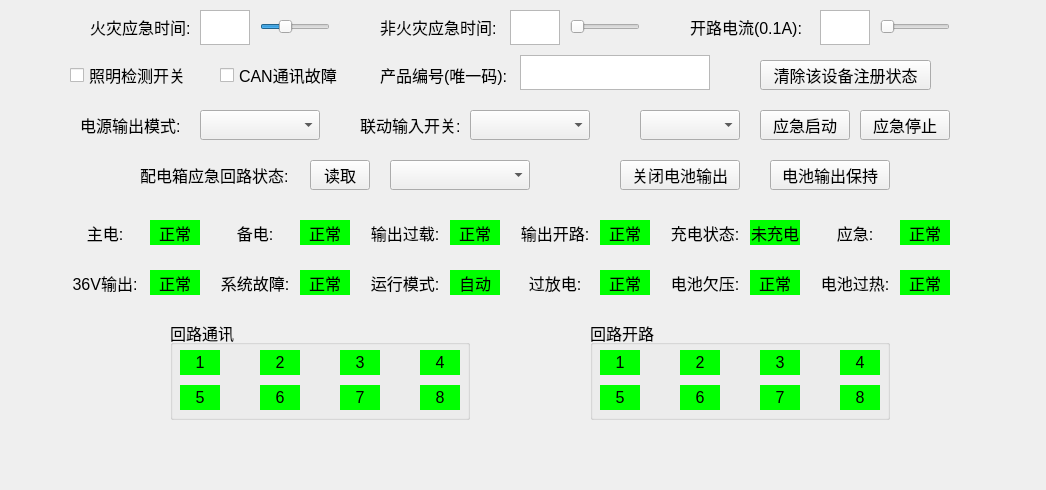
<?xml version="1.0" encoding="UTF-8"?>
<ui version="4.0">
 <class>CProgramdistributionView</class>
 <widget class="QWidget" name="CProgramdistributionView">
  <property name="geometry">
   <rect>
    <x>0</x>
    <y>0</y>
    <width>1046</width>
    <height>490</height>
   </rect>
  </property>
  <property name="maximumSize">
   <size>
    <width>1046</width>
    <height>626</height>
   </size>
  </property>
  <property name="font">
   <font>
    <pointsize>12</pointsize>
   </font>
  </property>
  <property name="contextMenuPolicy">
   <enum>Qt::DefaultContextMenu</enum>
  </property>
  <property name="windowTitle">
   <string notr="true">Form</string>
  </property>
  <property name="layoutDirection">
   <enum>Qt::LeftToRight</enum>
  </property>
  <widget class="QLabel" name="label_opencurrent">
   <property name="geometry">
    <rect>
     <x>690</x>
     <y>12</y>
     <width>120</width>
     <height>30</height>
    </rect>
   </property>
   <property name="font">
    <font>
     <pointsize>12</pointsize>
    </font>
   </property>
   <property name="text">
    <string>开路电流(0.1A):</string>
   </property>
  </widget>
  <widget class="QSlider" name="m_opencurrent_slider">
   <property name="geometry">
    <rect>
     <x>880</x>
     <y>12</y>
     <width>70</width>
     <height>30</height>
    </rect>
   </property>
   <property name="maximumSize">
    <size>
     <width>70</width>
     <height>30</height>
    </size>
   </property>
   <property name="font">
    <font>
     <pointsize>12</pointsize>
    </font>
   </property>
   <property name="maximum">
    <number>10</number>
   </property>
   <property name="orientation">
    <enum>Qt::Horizontal</enum>
   </property>
  </widget>
  <widget class="QSlider" name="m_firetime_slider">
   <property name="geometry">
    <rect>
     <x>260</x>
     <y>12</y>
     <width>70</width>
     <height>30</height>
    </rect>
   </property>
   <property name="maximumSize">
    <size>
     <width>70</width>
     <height>30</height>
    </size>
   </property>
   <property name="font">
    <font>
     <pointsize>12</pointsize>
    </font>
   </property>
   <property name="minimum">
    <number>30</number>
   </property>
   <property name="maximum">
    <number>240</number>
   </property>
   <property name="value">
    <number>100</number>
   </property>
   <property name="orientation">
    <enum>Qt::Horizontal</enum>
   </property>
  </widget>
  <widget class="QTextEdit" name="m_firetime">
   <property name="geometry">
    <rect>
     <x>200</x>
     <y>10</y>
     <width>50</width>
     <height>35</height>
    </rect>
   </property>
   <property name="minimumSize">
    <size>
     <width>50</width>
     <height>35</height>
    </size>
   </property>
   <property name="maximumSize">
    <size>
     <width>50</width>
     <height>35</height>
    </size>
   </property>
   <property name="font">
    <font>
     <pointsize>12</pointsize>
    </font>
   </property>
   <property name="readOnly">
    <bool>true</bool>
   </property>
  </widget>
  <widget class="QLabel" name="label_firetime">
   <property name="geometry">
    <rect>
     <x>90</x>
     <y>12</y>
     <width>100</width>
     <height>30</height>
    </rect>
   </property>
   <property name="font">
    <font>
     <pointsize>12</pointsize>
    </font>
   </property>
   <property name="text">
    <string>火灾应急时间:</string>
   </property>
  </widget>
  <widget class="QSlider" name="m_unfiretime_slider">
   <property name="geometry">
    <rect>
     <x>570</x>
     <y>12</y>
     <width>70</width>
     <height>30</height>
    </rect>
   </property>
   <property name="maximumSize">
    <size>
     <width>70</width>
     <height>30</height>
    </size>
   </property>
   <property name="font">
    <font>
     <pointsize>12</pointsize>
    </font>
   </property>
   <property name="minimum">
    <number>30</number>
   </property>
   <property name="maximum">
    <number>240</number>
   </property>
   <property name="orientation">
    <enum>Qt::Horizontal</enum>
   </property>
  </widget>
  <widget class="QLabel" name="label_unfiretime">
   <property name="geometry">
    <rect>
     <x>380</x>
     <y>12</y>
     <width>120</width>
     <height>30</height>
    </rect>
   </property>
   <property name="font">
    <font>
     <pointsize>12</pointsize>
    </font>
   </property>
   <property name="text">
    <string>非火灾应急时间:</string>
   </property>
  </widget>
  <widget class="QTextEdit" name="m_unfiretime">
   <property name="geometry">
    <rect>
     <x>510</x>
     <y>10</y>
     <width>50</width>
     <height>35</height>
    </rect>
   </property>
   <property name="minimumSize">
    <size>
     <width>50</width>
     <height>35</height>
    </size>
   </property>
   <property name="maximumSize">
    <size>
     <width>50</width>
     <height>35</height>
    </size>
   </property>
   <property name="font">
    <font>
     <pointsize>12</pointsize>
    </font>
   </property>
   <property name="readOnly">
    <bool>true</bool>
   </property>
  </widget>
  <widget class="QComboBox" name="comboBox_powermode">
   <property name="geometry">
    <rect>
     <x>200</x>
     <y>110</y>
     <width>120</width>
     <height>30</height>
    </rect>
   </property>
   <property name="font">
    <font>
     <pointsize>13</pointsize>
    </font>
   </property>
   <property name="currentIndex">
    <number>-1</number>
   </property>
  </widget>
  <widget class="QLabel" name="label_powerouttime">
   <property name="geometry">
    <rect>
     <x>80</x>
     <y>110</y>
     <width>110</width>
     <height>30</height>
    </rect>
   </property>
   <property name="font">
    <font>
     <pointsize>12</pointsize>
    </font>
   </property>
   <property name="text">
    <string>电源输出模式:</string>
   </property>
  </widget>
  <widget class="QCheckBox" name="light_detection">
   <property name="geometry">
    <rect>
     <x>70</x>
     <y>60</y>
     <width>130</width>
     <height>30</height>
    </rect>
   </property>
   <property name="font">
    <font>
     <pointsize>12</pointsize>
    </font>
   </property>
   <property name="text">
    <string>照明检测开关</string>
   </property>
  </widget>
  <widget class="QCheckBox" name="CAN_communication">
   <property name="geometry">
    <rect>
     <x>220</x>
     <y>60</y>
     <width>130</width>
     <height>30</height>
    </rect>
   </property>
   <property name="font">
    <font>
     <pointsize>12</pointsize>
    </font>
   </property>
   <property name="text">
    <string>CAN通讯故障</string>
   </property>
  </widget>
  <widget class="QTextEdit" name="m_opencurrent">
   <property name="geometry">
    <rect>
     <x>820</x>
     <y>10</y>
     <width>50</width>
     <height>35</height>
    </rect>
   </property>
   <property name="minimumSize">
    <size>
     <width>50</width>
     <height>35</height>
    </size>
   </property>
   <property name="maximumSize">
    <size>
     <width>50</width>
     <height>35</height>
    </size>
   </property>
   <property name="font">
    <font>
     <pointsize>12</pointsize>
    </font>
   </property>
   <property name="readOnly">
    <bool>true</bool>
   </property>
  </widget>
  <widget class="QLabel" name="label_mainpower">
   <property name="geometry">
    <rect>
     <x>70</x>
     <y>220</y>
     <width>70</width>
     <height>25</height>
    </rect>
   </property>
   <property name="font">
    <font>
     <pointsize>12</pointsize>
    </font>
   </property>
   <property name="text">
    <string>主电:</string>
   </property>
   <property name="alignment">
    <set>Qt::AlignCenter</set>
   </property>
  </widget>
  <widget class="QLabel" name="m_mainpower">
   <property name="geometry">
    <rect>
     <x>150</x>
     <y>220</y>
     <width>50</width>
     <height>25</height>
    </rect>
   </property>
   <property name="font">
    <font>
     <pointsize>12</pointsize>
    </font>
   </property>
   <property name="styleSheet">
    <string notr="true">background-color: rgb(0,255,0);</string>
   </property>
   <property name="text">
    <string>正常</string>
   </property>
   <property name="alignment">
    <set>Qt::AlignCenter</set>
   </property>
  </widget>
  <widget class="QLabel" name="m_backuppower">
   <property name="geometry">
    <rect>
     <x>300</x>
     <y>220</y>
     <width>50</width>
     <height>25</height>
    </rect>
   </property>
   <property name="font">
    <font>
     <pointsize>12</pointsize>
    </font>
   </property>
   <property name="styleSheet">
    <string notr="true">background-color: rgb(0,255,0);</string>
   </property>
   <property name="text">
    <string>正常</string>
   </property>
   <property name="alignment">
    <set>Qt::AlignCenter</set>
   </property>
  </widget>
  <widget class="QLabel" name="label_backuppower">
   <property name="geometry">
    <rect>
     <x>220</x>
     <y>220</y>
     <width>70</width>
     <height>25</height>
    </rect>
   </property>
   <property name="font">
    <font>
     <pointsize>12</pointsize>
    </font>
   </property>
   <property name="text">
    <string>备电:</string>
   </property>
   <property name="alignment">
    <set>Qt::AlignCenter</set>
   </property>
  </widget>
  <widget class="QLabel" name="label_openload">
   <property name="geometry">
    <rect>
     <x>520</x>
     <y>220</y>
     <width>70</width>
     <height>25</height>
    </rect>
   </property>
   <property name="font">
    <font>
     <pointsize>12</pointsize>
    </font>
   </property>
   <property name="text">
    <string>输出开路:</string>
   </property>
   <property name="alignment">
    <set>Qt::AlignCenter</set>
   </property>
  </widget>
  <widget class="QLabel" name="m_overload">
   <property name="geometry">
    <rect>
     <x>450</x>
     <y>220</y>
     <width>50</width>
     <height>25</height>
    </rect>
   </property>
   <property name="font">
    <font>
     <pointsize>12</pointsize>
    </font>
   </property>
   <property name="styleSheet">
    <string notr="true">background-color: rgb(0,255,0);</string>
   </property>
   <property name="text">
    <string>正常</string>
   </property>
   <property name="alignment">
    <set>Qt::AlignCenter</set>
   </property>
  </widget>
  <widget class="QLabel" name="m_openload">
   <property name="geometry">
    <rect>
     <x>600</x>
     <y>220</y>
     <width>50</width>
     <height>25</height>
    </rect>
   </property>
   <property name="font">
    <font>
     <pointsize>12</pointsize>
    </font>
   </property>
   <property name="styleSheet">
    <string notr="true">background-color: rgb(0,255,0);</string>
   </property>
   <property name="text">
    <string>正常</string>
   </property>
   <property name="alignment">
    <set>Qt::AlignCenter</set>
   </property>
  </widget>
  <widget class="QLabel" name="label_overload">
   <property name="geometry">
    <rect>
     <x>370</x>
     <y>220</y>
     <width>70</width>
     <height>25</height>
    </rect>
   </property>
   <property name="font">
    <font>
     <pointsize>12</pointsize>
    </font>
   </property>
   <property name="text">
    <string>输出过载:</string>
   </property>
   <property name="alignment">
    <set>Qt::AlignCenter</set>
   </property>
  </widget>
  <widget class="QLabel" name="m_systemfault">
   <property name="geometry">
    <rect>
     <x>300</x>
     <y>270</y>
     <width>50</width>
     <height>25</height>
    </rect>
   </property>
   <property name="font">
    <font>
     <pointsize>12</pointsize>
    </font>
   </property>
   <property name="styleSheet">
    <string notr="true">background-color: rgb(0,255,0);</string>
   </property>
   <property name="text">
    <string>正常</string>
   </property>
   <property name="alignment">
    <set>Qt::AlignCenter</set>
   </property>
  </widget>
  <widget class="QLabel" name="label_emergency">
   <property name="geometry">
    <rect>
     <x>820</x>
     <y>220</y>
     <width>70</width>
     <height>25</height>
    </rect>
   </property>
   <property name="font">
    <font>
     <pointsize>12</pointsize>
    </font>
   </property>
   <property name="text">
    <string>应急:</string>
   </property>
   <property name="alignment">
    <set>Qt::AlignCenter</set>
   </property>
  </widget>
  <widget class="QLabel" name="label_systemfault">
   <property name="geometry">
    <rect>
     <x>220</x>
     <y>270</y>
     <width>70</width>
     <height>25</height>
    </rect>
   </property>
   <property name="font">
    <font>
     <pointsize>12</pointsize>
    </font>
   </property>
   <property name="text">
    <string>系统故障:</string>
   </property>
   <property name="alignment">
    <set>Qt::AlignCenter</set>
   </property>
  </widget>
  <widget class="QLabel" name="m_chargestatus">
   <property name="geometry">
    <rect>
     <x>750</x>
     <y>220</y>
     <width>50</width>
     <height>25</height>
    </rect>
   </property>
   <property name="font">
    <font>
     <pointsize>12</pointsize>
    </font>
   </property>
   <property name="styleSheet">
    <string notr="true">background-color: rgb(0,255,0);</string>
   </property>
   <property name="text">
    <string>未充电</string>
   </property>
   <property name="alignment">
    <set>Qt::AlignCenter</set>
   </property>
  </widget>
  <widget class="QLabel" name="m_emergency">
   <property name="geometry">
    <rect>
     <x>900</x>
     <y>220</y>
     <width>50</width>
     <height>25</height>
    </rect>
   </property>
   <property name="font">
    <font>
     <pointsize>12</pointsize>
    </font>
   </property>
   <property name="styleSheet">
    <string notr="true">background-color: rgb(0,255,0);</string>
   </property>
   <property name="text">
    <string>正常</string>
   </property>
   <property name="alignment">
    <set>Qt::AlignCenter</set>
   </property>
  </widget>
  <widget class="QLabel" name="m_out36v">
   <property name="geometry">
    <rect>
     <x>150</x>
     <y>270</y>
     <width>50</width>
     <height>25</height>
    </rect>
   </property>
   <property name="font">
    <font>
     <pointsize>12</pointsize>
    </font>
   </property>
   <property name="styleSheet">
    <string notr="true">background-color: rgb(0,255,0);</string>
   </property>
   <property name="text">
    <string>正常</string>
   </property>
   <property name="alignment">
    <set>Qt::AlignCenter</set>
   </property>
  </widget>
  <widget class="QLabel" name="label_out36v">
   <property name="geometry">
    <rect>
     <x>70</x>
     <y>270</y>
     <width>70</width>
     <height>25</height>
    </rect>
   </property>
   <property name="font">
    <font>
     <pointsize>12</pointsize>
    </font>
   </property>
   <property name="text">
    <string>36V输出:</string>
   </property>
   <property name="alignment">
    <set>Qt::AlignCenter</set>
   </property>
  </widget>
  <widget class="QLabel" name="label_chargestatus">
   <property name="geometry">
    <rect>
     <x>670</x>
     <y>220</y>
     <width>70</width>
     <height>25</height>
    </rect>
   </property>
   <property name="font">
    <font>
     <pointsize>12</pointsize>
    </font>
   </property>
   <property name="text">
    <string>充电状态:</string>
   </property>
   <property name="alignment">
    <set>Qt::AlignCenter</set>
   </property>
  </widget>
  <widget class="QLabel" name="m_undervoltage">
   <property name="geometry">
    <rect>
     <x>750</x>
     <y>270</y>
     <width>50</width>
     <height>25</height>
    </rect>
   </property>
   <property name="font">
    <font>
     <pointsize>12</pointsize>
    </font>
   </property>
   <property name="styleSheet">
    <string notr="true">background-color: rgb(0,255,0);</string>
   </property>
   <property name="text">
    <string>正常</string>
   </property>
   <property name="alignment">
    <set>Qt::AlignCenter</set>
   </property>
  </widget>
  <widget class="QLabel" name="m_overdischarge">
   <property name="geometry">
    <rect>
     <x>600</x>
     <y>270</y>
     <width>50</width>
     <height>25</height>
    </rect>
   </property>
   <property name="font">
    <font>
     <pointsize>12</pointsize>
    </font>
   </property>
   <property name="styleSheet">
    <string notr="true">background-color: rgb(0,255,0);</string>
   </property>
   <property name="text">
    <string>正常</string>
   </property>
   <property name="alignment">
    <set>Qt::AlignCenter</set>
   </property>
  </widget>
  <widget class="QLabel" name="m_overheat">
   <property name="geometry">
    <rect>
     <x>900</x>
     <y>270</y>
     <width>50</width>
     <height>25</height>
    </rect>
   </property>
   <property name="font">
    <font>
     <pointsize>12</pointsize>
    </font>
   </property>
   <property name="styleSheet">
    <string notr="true">background-color: rgb(0,255,0);</string>
   </property>
   <property name="text">
    <string>正常</string>
   </property>
   <property name="alignment">
    <set>Qt::AlignCenter</set>
   </property>
  </widget>
  <widget class="QLabel" name="label_overdischarge">
   <property name="geometry">
    <rect>
     <x>520</x>
     <y>270</y>
     <width>70</width>
     <height>25</height>
    </rect>
   </property>
   <property name="font">
    <font>
     <pointsize>12</pointsize>
    </font>
   </property>
   <property name="text">
    <string>过放电:</string>
   </property>
   <property name="alignment">
    <set>Qt::AlignCenter</set>
   </property>
  </widget>
  <widget class="QLabel" name="m_runmode">
   <property name="geometry">
    <rect>
     <x>450</x>
     <y>270</y>
     <width>50</width>
     <height>25</height>
    </rect>
   </property>
   <property name="font">
    <font>
     <pointsize>12</pointsize>
    </font>
   </property>
   <property name="styleSheet">
    <string notr="true">background-color: rgb(0,255,0);</string>
   </property>
   <property name="text">
    <string>自动</string>
   </property>
   <property name="alignment">
    <set>Qt::AlignCenter</set>
   </property>
  </widget>
  <widget class="QLabel" name="label_undervoltage">
   <property name="geometry">
    <rect>
     <x>670</x>
     <y>270</y>
     <width>70</width>
     <height>25</height>
    </rect>
   </property>
   <property name="font">
    <font>
     <pointsize>12</pointsize>
    </font>
   </property>
   <property name="text">
    <string>电池欠压:</string>
   </property>
   <property name="alignment">
    <set>Qt::AlignCenter</set>
   </property>
  </widget>
  <widget class="QLabel" name="label_overheat">
   <property name="geometry">
    <rect>
     <x>820</x>
     <y>270</y>
     <width>70</width>
     <height>25</height>
    </rect>
   </property>
   <property name="font">
    <font>
     <pointsize>12</pointsize>
    </font>
   </property>
   <property name="text">
    <string>电池过热:</string>
   </property>
   <property name="alignment">
    <set>Qt::AlignCenter</set>
   </property>
  </widget>
  <widget class="QLabel" name="label_runmodel">
   <property name="geometry">
    <rect>
     <x>370</x>
     <y>270</y>
     <width>70</width>
     <height>25</height>
    </rect>
   </property>
   <property name="font">
    <font>
     <pointsize>12</pointsize>
    </font>
   </property>
   <property name="text">
    <string>运行模式:</string>
   </property>
   <property name="alignment">
    <set>Qt::AlignCenter</set>
   </property>
  </widget>
  <widget class="QComboBox" name="comboBox_linkageInput">
   <property name="geometry">
    <rect>
     <x>470</x>
     <y>110</y>
     <width>120</width>
     <height>30</height>
    </rect>
   </property>
   <property name="font">
    <font>
     <pointsize>13</pointsize>
    </font>
   </property>
  </widget>
  <widget class="QLabel" name="label_linkageInput">
   <property name="geometry">
    <rect>
     <x>360</x>
     <y>110</y>
     <width>110</width>
     <height>30</height>
    </rect>
   </property>
   <property name="font">
    <font>
     <pointsize>12</pointsize>
    </font>
   </property>
   <property name="text">
    <string>联动输入开关:</string>
   </property>
  </widget>
  <widget class="QLabel" name="label_loopoutstatus">
   <property name="geometry">
    <rect>
     <x>140</x>
     <y>160</y>
     <width>160</width>
     <height>30</height>
    </rect>
   </property>
   <property name="font">
    <font>
     <pointsize>12</pointsize>
    </font>
   </property>
   <property name="text">
    <string>配电箱应急回路状态:</string>
   </property>
  </widget>
  <widget class="QComboBox" name="comboBox_loopoutstatus">
   <property name="geometry">
    <rect>
     <x>390</x>
     <y>160</y>
     <width>140</width>
     <height>30</height>
    </rect>
   </property>
   <property name="font">
    <font>
     <pointsize>13</pointsize>
    </font>
   </property>
   <property name="currentIndex">
    <number>-1</number>
   </property>
  </widget>
  <widget class="QPushButton" name="readloopoutstatus_button">
   <property name="geometry">
    <rect>
     <x>310</x>
     <y>160</y>
     <width>60</width>
     <height>30</height>
    </rect>
   </property>
   <property name="minimumSize">
    <size>
     <width>60</width>
     <height>30</height>
    </size>
   </property>
   <property name="font">
    <font>
     <pointsize>12</pointsize>
    </font>
   </property>
   <property name="text">
    <string>读取</string>
   </property>
  </widget>
  <widget class="QPushButton" name="closepowerout_button">
   <property name="geometry">
    <rect>
     <x>620</x>
     <y>160</y>
     <width>120</width>
     <height>30</height>
    </rect>
   </property>
   <property name="minimumSize">
    <size>
     <width>60</width>
     <height>30</height>
    </size>
   </property>
   <property name="font">
    <font>
     <pointsize>12</pointsize>
    </font>
   </property>
   <property name="text">
    <string>关闭电池输出</string>
   </property>
  </widget>
  <widget class="QPushButton" name="poweroutkeep_button">
   <property name="geometry">
    <rect>
     <x>770</x>
     <y>160</y>
     <width>120</width>
     <height>30</height>
    </rect>
   </property>
   <property name="minimumSize">
    <size>
     <width>60</width>
     <height>30</height>
    </size>
   </property>
   <property name="font">
    <font>
     <pointsize>12</pointsize>
    </font>
   </property>
   <property name="text">
    <string>电池输出保持</string>
   </property>
  </widget>
  <widget class="QLabel" name="label_productID">
   <property name="geometry">
    <rect>
     <x>380</x>
     <y>60</y>
     <width>150</width>
     <height>30</height>
    </rect>
   </property>
   <property name="font">
    <font>
     <pointsize>12</pointsize>
    </font>
   </property>
   <property name="text">
    <string>产品编号(唯一码):</string>
   </property>
  </widget>
  <widget class="QTextEdit" name="m_productID">
   <property name="geometry">
    <rect>
     <x>520</x>
     <y>55</y>
     <width>190</width>
     <height>35</height>
    </rect>
   </property>
   <property name="sizePolicy">
    <sizepolicy hsizetype="Minimum" vsizetype="Expanding">
     <horstretch>0</horstretch>
     <verstretch>0</verstretch>
    </sizepolicy>
   </property>
   <property name="minimumSize">
    <size>
     <width>190</width>
     <height>35</height>
    </size>
   </property>
   <property name="maximumSize">
    <size>
     <width>190</width>
     <height>35</height>
    </size>
   </property>
   <property name="font">
    <font>
     <pointsize>12</pointsize>
    </font>
   </property>
   <property name="readOnly">
    <bool>true</bool>
   </property>
  </widget>
  <widget class="QPushButton" name="emergencyStart_button">
   <property name="geometry">
    <rect>
     <x>760</x>
     <y>110</y>
     <width>90</width>
     <height>30</height>
    </rect>
   </property>
   <property name="minimumSize">
    <size>
     <width>60</width>
     <height>30</height>
    </size>
   </property>
   <property name="font">
    <font>
     <pointsize>12</pointsize>
    </font>
   </property>
   <property name="text">
    <string>应急启动</string>
   </property>
  </widget>
  <widget class="QPushButton" name="emergencyStop_button">
   <property name="geometry">
    <rect>
     <x>860</x>
     <y>110</y>
     <width>90</width>
     <height>30</height>
    </rect>
   </property>
   <property name="minimumSize">
    <size>
     <width>60</width>
     <height>30</height>
    </size>
   </property>
   <property name="font">
    <font>
     <pointsize>12</pointsize>
    </font>
   </property>
   <property name="text">
    <string>应急停止</string>
   </property>
  </widget>
  <widget class="QGroupBox" name="groupBox_loopcommunication">
   <property name="geometry">
    <rect>
     <x>170</x>
     <y>320</y>
     <width>300</width>
     <height>100</height>
    </rect>
   </property>
   <property name="font">
    <font>
     <pointsize>12</pointsize>
    </font>
   </property>
   <property name="title">
    <string>回路通讯</string>
   </property>
   <widget class="QLabel" name="m_loopc7">
    <property name="geometry">
     <rect>
      <x>170</x>
      <y>65</y>
      <width>40</width>
      <height>25</height>
     </rect>
    </property>
    <property name="font">
     <font>
      <pointsize>12</pointsize>
     </font>
    </property>
    <property name="layoutDirection">
     <enum>Qt::LeftToRight</enum>
    </property>
    <property name="styleSheet">
     <string notr="true">background-color: rgb(0,255,0);</string>
    </property>
    <property name="text">
     <string>7</string>
    </property>
    <property name="alignment">
     <set>Qt::AlignCenter</set>
    </property>
   </widget>
   <widget class="QLabel" name="m_loopc4">
    <property name="geometry">
     <rect>
      <x>250</x>
      <y>30</y>
      <width>40</width>
      <height>25</height>
     </rect>
    </property>
    <property name="font">
     <font>
      <pointsize>12</pointsize>
     </font>
    </property>
    <property name="layoutDirection">
     <enum>Qt::LeftToRight</enum>
    </property>
    <property name="styleSheet">
     <string notr="true">background-color: rgb(0,255,0);</string>
    </property>
    <property name="text">
     <string>4</string>
    </property>
    <property name="alignment">
     <set>Qt::AlignCenter</set>
    </property>
   </widget>
   <widget class="QLabel" name="m_loopc3">
    <property name="geometry">
     <rect>
      <x>170</x>
      <y>30</y>
      <width>40</width>
      <height>25</height>
     </rect>
    </property>
    <property name="font">
     <font>
      <pointsize>12</pointsize>
     </font>
    </property>
    <property name="layoutDirection">
     <enum>Qt::LeftToRight</enum>
    </property>
    <property name="styleSheet">
     <string notr="true">background-color: rgb(0,255,0);</string>
    </property>
    <property name="text">
     <string>3</string>
    </property>
    <property name="alignment">
     <set>Qt::AlignCenter</set>
    </property>
   </widget>
   <widget class="QLabel" name="m_loopc5">
    <property name="geometry">
     <rect>
      <x>10</x>
      <y>65</y>
      <width>40</width>
      <height>25</height>
     </rect>
    </property>
    <property name="font">
     <font>
      <pointsize>12</pointsize>
     </font>
    </property>
    <property name="layoutDirection">
     <enum>Qt::LeftToRight</enum>
    </property>
    <property name="styleSheet">
     <string notr="true">background-color: rgb(0,255,0);</string>
    </property>
    <property name="text">
     <string>5</string>
    </property>
    <property name="alignment">
     <set>Qt::AlignCenter</set>
    </property>
   </widget>
   <widget class="QLabel" name="m_loopc8">
    <property name="geometry">
     <rect>
      <x>250</x>
      <y>65</y>
      <width>40</width>
      <height>25</height>
     </rect>
    </property>
    <property name="font">
     <font>
      <pointsize>12</pointsize>
     </font>
    </property>
    <property name="layoutDirection">
     <enum>Qt::LeftToRight</enum>
    </property>
    <property name="styleSheet">
     <string notr="true">background-color: rgb(0,255,0);</string>
    </property>
    <property name="text">
     <string>8</string>
    </property>
    <property name="alignment">
     <set>Qt::AlignCenter</set>
    </property>
   </widget>
   <widget class="QLabel" name="m_loopc6">
    <property name="geometry">
     <rect>
      <x>90</x>
      <y>65</y>
      <width>40</width>
      <height>25</height>
     </rect>
    </property>
    <property name="font">
     <font>
      <pointsize>12</pointsize>
     </font>
    </property>
    <property name="layoutDirection">
     <enum>Qt::LeftToRight</enum>
    </property>
    <property name="styleSheet">
     <string notr="true">background-color: rgb(0,255,0);</string>
    </property>
    <property name="text">
     <string>6</string>
    </property>
    <property name="alignment">
     <set>Qt::AlignCenter</set>
    </property>
   </widget>
   <widget class="QLabel" name="m_loopc2">
    <property name="geometry">
     <rect>
      <x>90</x>
      <y>30</y>
      <width>40</width>
      <height>25</height>
     </rect>
    </property>
    <property name="font">
     <font>
      <pointsize>12</pointsize>
     </font>
    </property>
    <property name="layoutDirection">
     <enum>Qt::LeftToRight</enum>
    </property>
    <property name="styleSheet">
     <string notr="true">background-color: rgb(0,255,0);</string>
    </property>
    <property name="text">
     <string>2</string>
    </property>
    <property name="alignment">
     <set>Qt::AlignCenter</set>
    </property>
   </widget>
   <widget class="QLabel" name="m_loopc1">
    <property name="geometry">
     <rect>
      <x>10</x>
      <y>30</y>
      <width>40</width>
      <height>25</height>
     </rect>
    </property>
    <property name="font">
     <font>
      <pointsize>12</pointsize>
     </font>
    </property>
    <property name="layoutDirection">
     <enum>Qt::LeftToRight</enum>
    </property>
    <property name="styleSheet">
     <string notr="true">background-color: rgb(0,255,0);</string>
    </property>
    <property name="text">
     <string>1</string>
    </property>
    <property name="alignment">
     <set>Qt::AlignCenter</set>
    </property>
   </widget>
  </widget>
  <widget class="QGroupBox" name="groupBox_loopopen">
   <property name="geometry">
    <rect>
     <x>590</x>
     <y>320</y>
     <width>300</width>
     <height>100</height>
    </rect>
   </property>
   <property name="font">
    <font>
     <pointsize>12</pointsize>
    </font>
   </property>
   <property name="title">
    <string>回路开路</string>
   </property>
   <widget class="QLabel" name="m_loopo8">
    <property name="geometry">
     <rect>
      <x>250</x>
      <y>65</y>
      <width>40</width>
      <height>25</height>
     </rect>
    </property>
    <property name="font">
     <font>
      <pointsize>12</pointsize>
     </font>
    </property>
    <property name="layoutDirection">
     <enum>Qt::LeftToRight</enum>
    </property>
    <property name="styleSheet">
     <string notr="true">background-color: rgb(0,255,0);</string>
    </property>
    <property name="text">
     <string>8</string>
    </property>
    <property name="alignment">
     <set>Qt::AlignCenter</set>
    </property>
   </widget>
   <widget class="QLabel" name="m_loopo5">
    <property name="geometry">
     <rect>
      <x>10</x>
      <y>65</y>
      <width>40</width>
      <height>25</height>
     </rect>
    </property>
    <property name="font">
     <font>
      <pointsize>12</pointsize>
     </font>
    </property>
    <property name="layoutDirection">
     <enum>Qt::LeftToRight</enum>
    </property>
    <property name="styleSheet">
     <string notr="true">background-color: rgb(0,255,0);</string>
    </property>
    <property name="text">
     <string>5</string>
    </property>
    <property name="alignment">
     <set>Qt::AlignCenter</set>
    </property>
   </widget>
   <widget class="QLabel" name="m_loopo3">
    <property name="geometry">
     <rect>
      <x>170</x>
      <y>30</y>
      <width>40</width>
      <height>25</height>
     </rect>
    </property>
    <property name="font">
     <font>
      <pointsize>12</pointsize>
     </font>
    </property>
    <property name="layoutDirection">
     <enum>Qt::LeftToRight</enum>
    </property>
    <property name="styleSheet">
     <string notr="true">background-color: rgb(0,255,0);</string>
    </property>
    <property name="text">
     <string>3</string>
    </property>
    <property name="alignment">
     <set>Qt::AlignCenter</set>
    </property>
   </widget>
   <widget class="QLabel" name="m_loopo2">
    <property name="geometry">
     <rect>
      <x>90</x>
      <y>30</y>
      <width>40</width>
      <height>25</height>
     </rect>
    </property>
    <property name="font">
     <font>
      <pointsize>12</pointsize>
     </font>
    </property>
    <property name="layoutDirection">
     <enum>Qt::LeftToRight</enum>
    </property>
    <property name="styleSheet">
     <string notr="true">background-color: rgb(0,255,0);</string>
    </property>
    <property name="text">
     <string>2</string>
    </property>
    <property name="alignment">
     <set>Qt::AlignCenter</set>
    </property>
   </widget>
   <widget class="QLabel" name="m_loopo7">
    <property name="geometry">
     <rect>
      <x>170</x>
      <y>65</y>
      <width>40</width>
      <height>25</height>
     </rect>
    </property>
    <property name="font">
     <font>
      <pointsize>12</pointsize>
     </font>
    </property>
    <property name="layoutDirection">
     <enum>Qt::LeftToRight</enum>
    </property>
    <property name="styleSheet">
     <string notr="true">background-color: rgb(0,255,0);</string>
    </property>
    <property name="text">
     <string>7</string>
    </property>
    <property name="alignment">
     <set>Qt::AlignCenter</set>
    </property>
   </widget>
   <widget class="QLabel" name="m_loopo6">
    <property name="geometry">
     <rect>
      <x>90</x>
      <y>65</y>
      <width>40</width>
      <height>25</height>
     </rect>
    </property>
    <property name="font">
     <font>
      <pointsize>12</pointsize>
     </font>
    </property>
    <property name="layoutDirection">
     <enum>Qt::LeftToRight</enum>
    </property>
    <property name="styleSheet">
     <string notr="true">background-color: rgb(0,255,0);</string>
    </property>
    <property name="text">
     <string>6</string>
    </property>
    <property name="alignment">
     <set>Qt::AlignCenter</set>
    </property>
   </widget>
   <widget class="QLabel" name="m_loopo4">
    <property name="geometry">
     <rect>
      <x>250</x>
      <y>30</y>
      <width>40</width>
      <height>25</height>
     </rect>
    </property>
    <property name="font">
     <font>
      <pointsize>12</pointsize>
     </font>
    </property>
    <property name="layoutDirection">
     <enum>Qt::LeftToRight</enum>
    </property>
    <property name="styleSheet">
     <string notr="true">background-color: rgb(0,255,0);</string>
    </property>
    <property name="text">
     <string>4</string>
    </property>
    <property name="alignment">
     <set>Qt::AlignCenter</set>
    </property>
   </widget>
   <widget class="QLabel" name="m_loopo1">
    <property name="geometry">
     <rect>
      <x>10</x>
      <y>30</y>
      <width>40</width>
      <height>25</height>
     </rect>
    </property>
    <property name="font">
     <font>
      <pointsize>12</pointsize>
     </font>
    </property>
    <property name="layoutDirection">
     <enum>Qt::LeftToRight</enum>
    </property>
    <property name="styleSheet">
     <string notr="true">background-color: rgb(0,255,0);</string>
    </property>
    <property name="text">
     <string>1</string>
    </property>
    <property name="alignment">
     <set>Qt::AlignCenter</set>
    </property>
   </widget>
  </widget>
  <widget class="QPushButton" name="removeLampLogin_button">
   <property name="geometry">
    <rect>
     <x>760</x>
     <y>60</y>
     <width>171</width>
     <height>30</height>
    </rect>
   </property>
   <property name="minimumSize">
    <size>
     <width>60</width>
     <height>30</height>
    </size>
   </property>
   <property name="font">
    <font>
     <pointsize>12</pointsize>
    </font>
   </property>
   <property name="text">
    <string>清除该设备注册状态</string>
   </property>
  </widget>
  <widget class="QComboBox" name="comboBox_loopAddress">
   <property name="geometry">
    <rect>
     <x>640</x>
     <y>110</y>
     <width>100</width>
     <height>30</height>
    </rect>
   </property>
   <property name="font">
    <font>
     <pointsize>13</pointsize>
    </font>
   </property>
  </widget>
  <zorder>label_opencurrent</zorder>
  <zorder>m_opencurrent_slider</zorder>
  <zorder>m_firetime_slider</zorder>
  <zorder>m_firetime</zorder>
  <zorder>label_firetime</zorder>
  <zorder>m_opencurrent</zorder>
  <zorder>m_unfiretime_slider</zorder>
  <zorder>label_unfiretime</zorder>
  <zorder>m_unfiretime</zorder>
  <zorder>comboBox_powermode</zorder>
  <zorder>label_powerouttime</zorder>
  <zorder>light_detection</zorder>
  <zorder>CAN_communication</zorder>
  <zorder>label_mainpower</zorder>
  <zorder>m_mainpower</zorder>
  <zorder>m_backuppower</zorder>
  <zorder>label_backuppower</zorder>
  <zorder>label_openload</zorder>
  <zorder>m_overload</zorder>
  <zorder>m_openload</zorder>
  <zorder>label_overload</zorder>
  <zorder>m_systemfault</zorder>
  <zorder>label_emergency</zorder>
  <zorder>label_systemfault</zorder>
  <zorder>m_chargestatus</zorder>
  <zorder>m_emergency</zorder>
  <zorder>m_out36v</zorder>
  <zorder>label_out36v</zorder>
  <zorder>label_chargestatus</zorder>
  <zorder>m_undervoltage</zorder>
  <zorder>m_overdischarge</zorder>
  <zorder>m_overheat</zorder>
  <zorder>label_overdischarge</zorder>
  <zorder>m_runmode</zorder>
  <zorder>label_undervoltage</zorder>
  <zorder>label_overheat</zorder>
  <zorder>label_runmodel</zorder>
  <zorder>comboBox_linkageInput</zorder>
  <zorder>label_linkageInput</zorder>
  <zorder>label_loopoutstatus</zorder>
  <zorder>comboBox_loopoutstatus</zorder>
  <zorder>readloopoutstatus_button</zorder>
  <zorder>closepowerout_button</zorder>
  <zorder>poweroutkeep_button</zorder>
  <zorder>label_productID</zorder>
  <zorder>m_productID</zorder>
  <zorder>emergencyStart_button</zorder>
  <zorder>emergencyStop_button</zorder>
  <zorder>groupBox_loopcommunication</zorder>
  <zorder>groupBox_loopopen</zorder>
  <zorder>removeLampLogin_button</zorder>
  <zorder>comboBox_loopAddress</zorder>
 </widget>
 <resources/>
 <connections/>
</ui>
